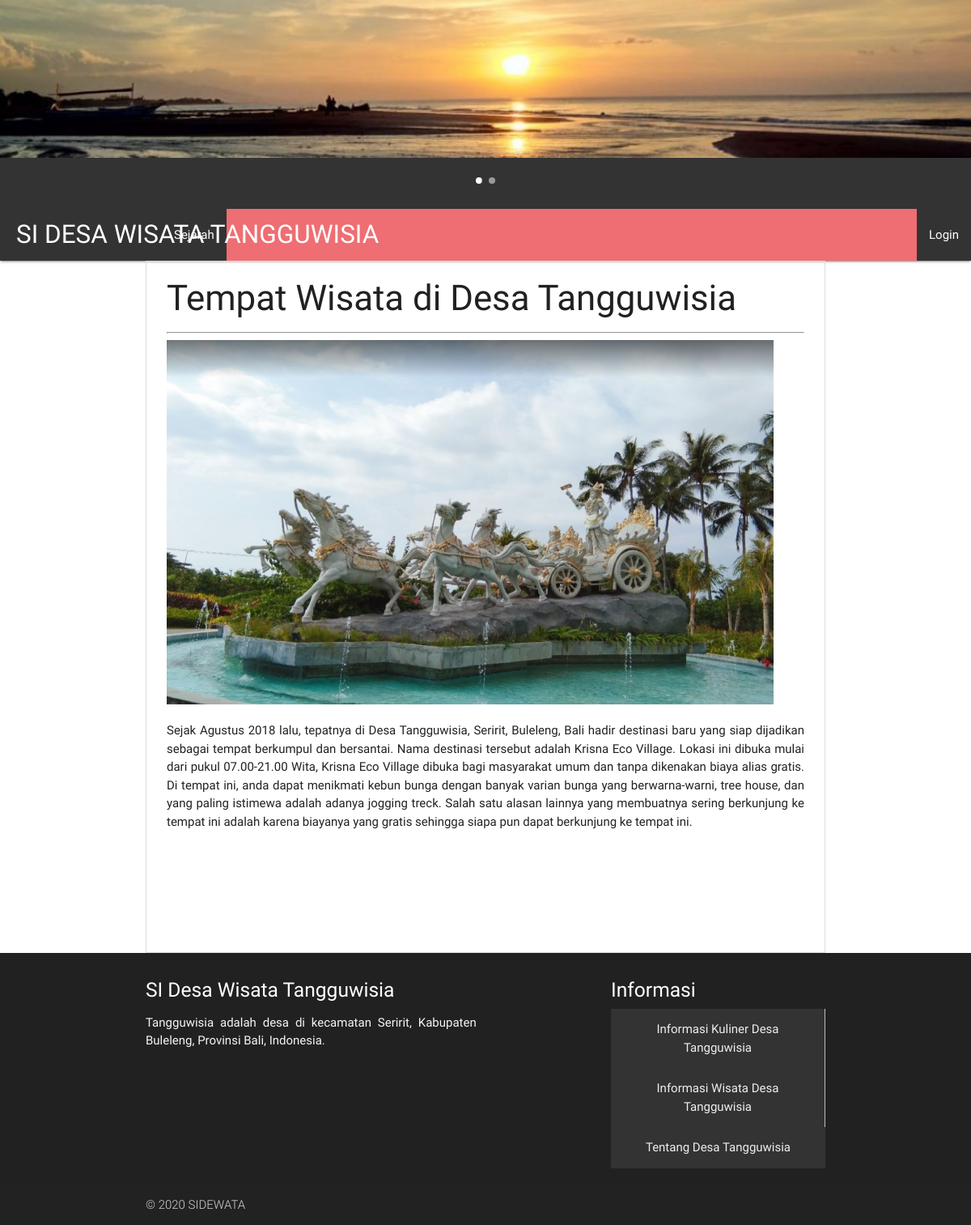
The page /blog/index/daftar-tempat-wisata-di-desa-tangguwisia on the database its author committed.
### tables this page shows
CREATE TABLE `post` (
  `judul` varchar(50) NOT NULL,
  `link` varchar(50) NOT NULL,
  `konten` text NOT NULL,
  `picture` text NOT NULL
);

### application/controllers/Blog.php (called while the page is built, shortened)
<?php defined('BASEPATH') OR exit('No direct script access allowed');
class Blog extends CI_Controller{
  public function __construct()
  {
    $this->load->helper('url');
    $this->load->model('M_blog', 'blog');
  }
  function index($link = FALSE)
  {
    if ($link === FALSE) {
      $data['posts'] = $this->blog->read();
      $this->load->view('header');
      $this->load->view('home', $data);
      $this->load->view('footer');
    } else {
      $data['post'] = $this->blog->read($link);
      $this->load->view('header');
      $this->load->view('post', $data);
      $this->load->view('footer');
    }
  }
}

### index.php (called while the page is built, shortened)
<?php
require_once BASEPATH.'core/CodeIgniter.php';

### application/models/M_blog.php (called while the page is built, shortened)
<?php defined('BASEPATH') OR exit('No direct script access allowed');
class M_blog extends CI_Model{
  public function read($link = FALSE)
  {
    if ($link === FALSE) {
      $query = $this->db->get('post');
      return $query->result_array();
    } else {
      $query = $this->db->get_where('post', array('link' => $link));
      return $query->row();
    }
  }
}

### application/views/post.php (the view, shortened to what this page needs)
<h3><?= $post->judul; ?></h3>
<hr>
<img width="750" height="450" src="<?php echo base_url("asset/images/".$post->picture); ?>" class="center"/>
<p><?= str_replace("\n","<br />",$post->konten);?></p>

### application/views/post.php (style rules this page uses)
p { text-align: justify; }

### application/views/footer.php (style rules this page uses)
body { display: flex; min-height: 100vh; flex-direction: column; }

### rows shown on the page
post: judul "Tempat Wisata di Desa Tangguwisia", picture (picture), konten "Sejak Agustus 2018 lalu, tepatnya di Desa Tangguwisia, Seririt, Buleleng, Bali hadir destinasi baru yang siap dijadikan sebagai tempat berkumpul dan bersantai. Nama destinasi tersebut adalah Krisna Eco Village. Lokasi ini dibuka mulai dari pukul 07.00-21.00 Wita, Krisna Eco Village dibuka bagi masyarakat umum dan tanpa dikenakan biaya alias gratis. Di tempat ini, anda dapat menikmati kebun bunga dengan banyak varian bunga yang berwarna-warni, tree house, dan yang paling istimewa adalah adanya jogging treck. Salah satu alasan lainnya yang membuatnya sering berkunjung ke tempat ini adalah karena biayanya yang gratis sehingga siapa pun dapat berkunjung ke tempat ini."
